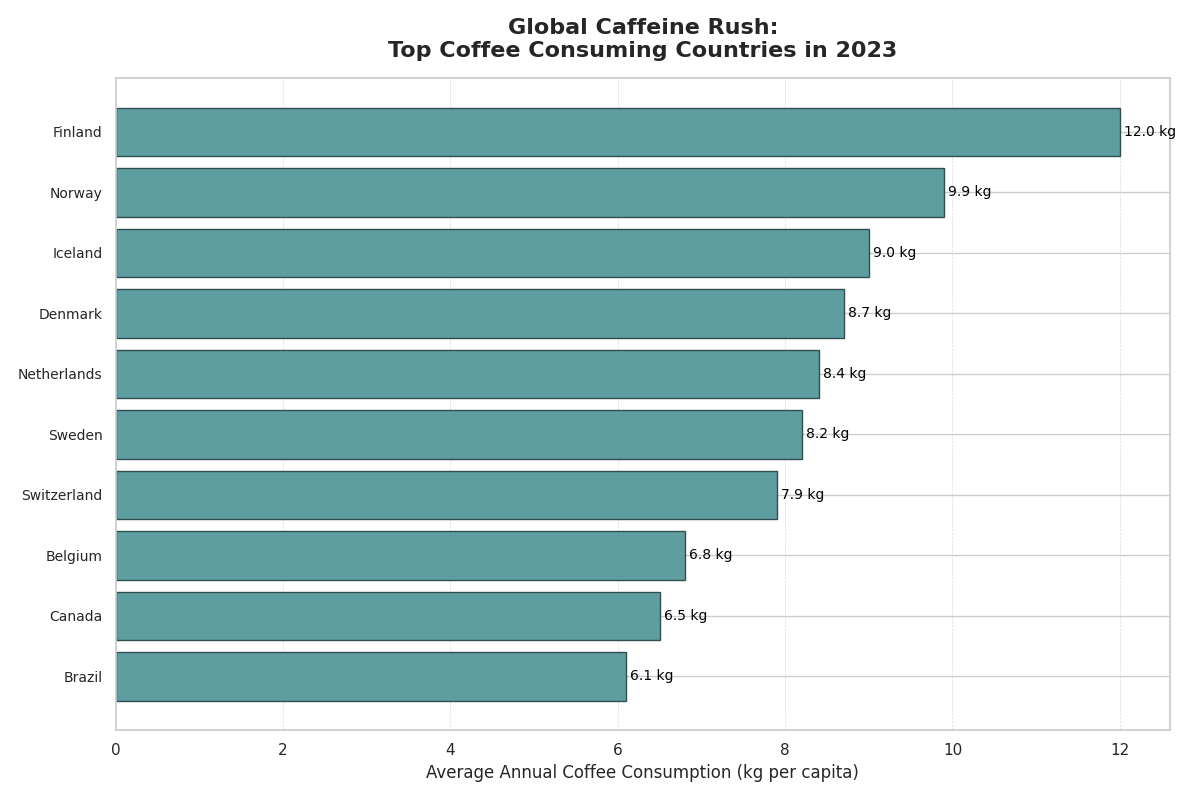

Write Python code to recreate this figure.
import matplotlib.pyplot as plt
import numpy as np

# Countries and coffee consumption data
countries = ['Finland', 'Norway', 'Iceland', 'Denmark', 'Netherlands', 
             'Sweden', 'Switzerland', 'Belgium', 'Canada', 'Brazil']
consumption_kg = [12, 9.9, 9, 8.7, 8.4, 8.2, 7.9, 6.8, 6.5, 6.1]

# Create a horizontal bar chart
fig, ax = plt.subplots(figsize=(12, 8))

# Apply a single color for all bars
single_color = 'cadetblue'

# Plotting horizontal bars with a consistent color
bars = ax.barh(countries, consumption_kg, color=single_color, edgecolor='darkslategray')

# Titles and labels
ax.set_title('Global Caffeine Rush:\nTop Coffee Consuming Countries in 2023', fontsize=16, fontweight='bold', pad=15)
ax.set_xlabel('Average Annual Coffee Consumption (kg per capita)', fontsize=12)

# Annotate each bar with the corresponding consumption value
for bar in bars:
    width = bar.get_width()
    ax.annotate(f'{width} kg',
                xy=(width, bar.get_y() + bar.get_height() / 2),
                xytext=(3, 0),
                textcoords='offset points',
                ha='left', va='center', fontsize=10, color='black')

# Enhancing the layout with grid and style
ax.xaxis.grid(True, linestyle='--', linewidth=0.5, alpha=0.7)
ax.set_axisbelow(True)

# Reverse the order to have the highest consumption on top
ax.invert_yaxis()

# Customize tick params for better label alignment
ax.tick_params(axis='y', which='major', labelsize=10)

# Automatically adjust layout
plt.tight_layout()

# Display the plot
plt.show()
